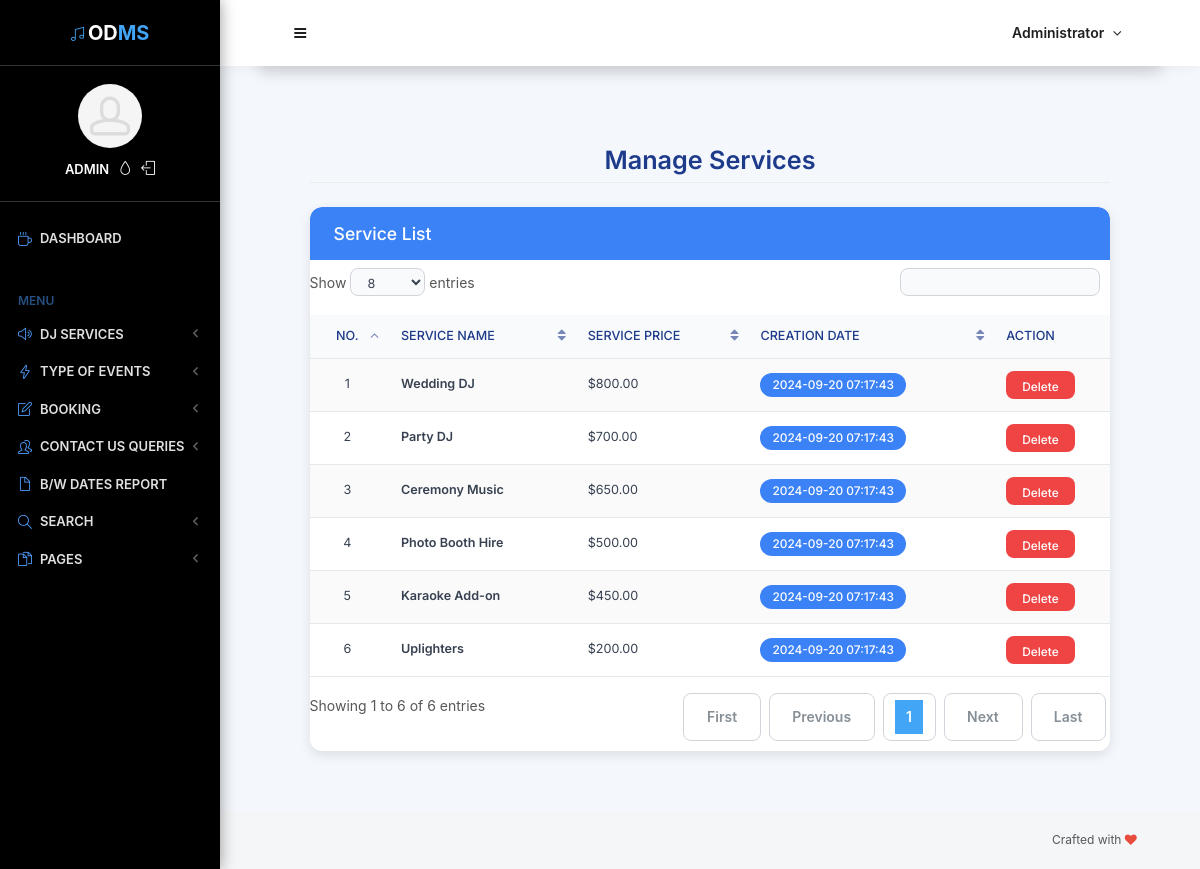
Screenshot of /odms/admin/manage-services.php (signed in) with the database file from the repository.
### tables this page shows
CREATE TABLE `tblservice` (
  `ID` int(10) NOT NULL,
  `ServiceName` varchar(200) DEFAULT NULL,
  `SerDes` varchar(250) NOT NULL,
  `ServicePrice` varchar(200) DEFAULT NULL,
  `CreationDate` timestamp NULL DEFAULT current_timestamp()
);

### odms/admin/manage-services.php (the view, shortened to what this page needs)
<!doctype html>
<html lang="en" class="no-focus">
<head>
    <link rel="stylesheet" href="assets/js/plugins/datatables/dataTables.bootstrap4.min.css">
    <link rel="stylesheet" id="css-main" href="assets/css/codebase.min.css">
</head>
<body>
    <div id="page-container" class="sidebar-o sidebar-inverse side-scroll page-header-fixed main-content-narrow">
        <?php include_once('includes/sidebar.php'); ?>
        <?php include_once('includes/header.php'); ?>
        <main id="main-container">
            <div class="content">
                <h2 class="content-heading">Manage Services</h2>
                <div class="table-card">
                    <div class="table-header">
                        <h3 class="table-title">Service List</h3>
                    </div>
                    <table class="table table-striped table-vcenter js-dataTable-full-pagination">
                        <thead>
                            <tr>
                                <th class="text-center">No.</th>
                                <th>Service Name</th>
                                <th class="d-none d-sm-table-cell">Service Price</th>
                                <th class="d-none d-sm-table-cell">Creation Date</th>
                                <th class="d-none d-sm-table-cell" style="width: 15%;">Action</th>
                            </tr>
                        </thead>
                        <tbody>
                            <?php
                            $sql = "SELECT * FROM tblservice";
                            try {
                                $query = $dbh->prepare($sql);
                                $query->execute();
                                $results = $query->fetchAll(PDO::FETCH_OBJ);
                                $cnt = 1;
                                if ($query->rowCount() > 0) {
                                    foreach ($results as $row) {
                            ?>
                                        <tr>
                                            <td class="text-center"><?php echo htmlentities($cnt); ?></td>
                                            <td class="font-w600"><?php echo htmlentities($row->ServiceName); ?></td>
                                            <td class="d-none d-sm-table-cell">$<?php echo number_format($row->ServicePrice, 2); ?></td>
                                            <td class="d-none d-sm-table-cell">
                                                <span class="badge badge-primary"><?php echo htmlentities($row->CreationDate); ?></span>
                                            </td>
                                            <td class="d-none d-sm-table-cell">
                                                <a href="manage-services.php?delid=<?php echo $row->ID; ?>" onclick="return confirm('Do you really want to delete this service?');" class="btn btn-danger btn-sm">Delete</a>
                                            </td>
                                        </tr>
                            <?php
                                        $cnt++;
                                    }
                                } else {
                                    echo '<tr><td colspan="5" class="text-center">No services found.</td></tr>';
                                }
                            } catch (PDOException $e) {
                                echo "<script>alert('Database error: " . addslashes($e->getMessage()) . "');</script>";
                            }
                            ?>
                        </tbody>
                    </table>
                </div>
            </div>
        </main>
        <?php include_once('includes/footer.php'); ?>
    </div>
</body>
</html>

### odms/admin/includes/header.php (shortened to what this page needs)
<?php
include('includes/dbconnection.php');
if (strlen($_SESSION['odmsaid']) == 0) {
    header('location:logout.php');
} else {
?>
    <header id="page-header">
        <div class="content-header" style="background-color: #1a1f2e; box-shadow: 0 0.5rem 1rem rgba(0,0,0,.15);">
            <div class="content-header-section">
                <button type="button" class="btn btn-circle btn-dual-secondary" data-toggle="layout" data-action="sidebar_toggle">
                </button>
            </div>
            <div class="content-header-section">
                <div class="btn-group" role="group">
                    <?php
                    $aid = $_SESSION['odmsaid'];
                    $sql = "SELECT AdminName from tbladmin where ID=:aid";
                    $query = $dbh->prepare($sql);
                    $query->bindParam(':aid', $aid, PDO::PARAM_STR);
                    $query->execute();
                    $results = $query->fetchAll(PDO::FETCH_OBJ);
                    if ($query->rowCount() > 0) {
                        foreach ($results as $row) {
                    ?>
                            <button type="button" class="btn btn-rounded btn-dual-secondary" id="page-header-user-dropdown" data-toggle="dropdown" aria-haspopup="true" aria-expanded="false" style="color: #e0e0e0; transition: all 0.3s ease;" onmouseover="this.style.transform='scale(1.05)'; this.style.backgroundColor='#252b3b';" onmouseout="this.style.transform='scale(1)'; this.style.backgroundColor='';">
                                <span class="d-none d-sm-inline-block"><?php echo $row->AdminName; ?></span>
                            </button>
                    <?php $cnt = $cnt + 1;
                        }
                    } ?>
                </div>
            </div>
        </div>
    </header>
<?php } ?>
<header id="page-header">
    <div class="content-header">
        <div class="content-header-section">
            <button type="button" class="btn btn-circle btn-dual-secondary" data-toggle="layout" data-action="sidebar_toggle">
                <i class="fa fa-navicon"></i>
            </button>
        </div>
        <div class="content-header-section">
            <div class="btn-group" role="group">
                <?php
                $aid = $_SESSION['odmsaid'];
                $sql = "SELECT AdminName from  tbladmin where ID=:aid";
                $query = $dbh->prepare($sql);
                $query->bindParam(':aid', $aid, PDO::PARAM_STR);
                $query->execute();
                $results = $query->fetchAll(PDO::FETCH_OBJ);
                if ($query->rowCount() > 0) {
                    foreach ($results as $row) {               ?>
                        <button type="button" class="btn btn-rounded btn-dual-secondary" id="page-header-user-dropdown" data-toggle="dropdown" aria-haspopup="true" aria-expanded="false">
                            <?php echo $row->AdminName; ?><i class="fa fa-angle-down ml-5"></i>
                        </button>
                <?php $cnt = $cnt + 1;
                    }
                } ?>
            </div>
        </div>
    </div>
</header>

### odms/admin/manage-services.php (style rules this page uses)
#main-container { background-color: #f4f7fc; padding: 20px; min-height: 100vh; }
#main-container .content { max-width: 1400px; margin: 0 auto; padding: 40px 32px; }
#main-container .content-heading { font-family: 'Inter', sans-serif; font-size: 1.8rem; font-weight: 600; color: #1e3a8a; text-align: center; margin-bottom: 24px; }
#main-container .table-card { background: #ffffff; border-radius: 12px; box-shadow: 0 4px 12px rgba(0, 0, 0, 0.1); overflow: hidden; transition: transform 0.3s ease; }
#main-container .table-header { background: #3b82f6; padding: 16px 24px; border-top-left-radius: 12px; border-top-right-radius: 12px; display: flex; justify-content: space-between; align-items: center; }
#main-container .table-title { font-family: 'Inter', sans-serif; font-size: 1.25rem; font-weight: 500; color: #ffffff; margin: 0; }
#main-container .js-dataTable-full-pagination { margin: 0; border: none; width: 100%; font-family: 'Inter', sans-serif; font-size: 0.9rem; color: #374151; }
#main-container .js-dataTable-full-pagination thead { background: #f9fafb; }
#main-container .js-dataTable-full-pagination thead th { font-weight: 500; color: #1e3a8a; padding: 12px 16px; border-bottom: 1px solid #e5e7eb; text-align: left; }
#main-container .js-dataTable-full-pagination tbody tr { transition: background 0.2s ease; }
#main-container .js-dataTable-full-pagination tbody td { padding: 12px 16px; border-bottom: 1px solid #e5e7eb; vertical-align: middle; }
#main-container .js-dataTable-full-pagination .text-center { text-align: center; }
#main-container .js-dataTable-full-pagination .font-w600 { font-weight: 500; }
#main-container .badge-primary { background: #3b82f6; color: #ffffff; padding: 6px 12px; border-radius: 12px; font-size: 0.85rem; font-weight: 500; }
#main-container .btn-danger { background: #ef4444; border: none; padding: 8px 16px; border-radius: 8px; font-family: 'Inter', sans-serif; font-size: 0.85rem; font-weight: 500; color: #ffffff; transition: background 0.3s ease, transform 0.2s ease; }

### rows the page displays
tblservice: ServiceName "Wedding DJ", ServicePrice "800.00", CreationDate "2024-09-20 07:17:43"
tblservice: ServiceName "Party DJ", ServicePrice "700.00", CreationDate "2024-09-20 07:17:43"
tblservice: ServiceName "Ceremony Music", ServicePrice "650.00", CreationDate "2024-09-20 07:17:43"
tblservice: ServiceName "Photo Booth Hire", ServicePrice "500.00", CreationDate "2024-09-20 07:17:43"
tblservice: ServiceName "Karaoke Add-on", ServicePrice "450.00", CreationDate "2024-09-20 07:17:43"
tblservice: ServiceName "Uplighters", ServicePrice "200.00", CreationDate "2024-09-20 07:17:43"

### other values shown
$row->AdminName "Administrator"
